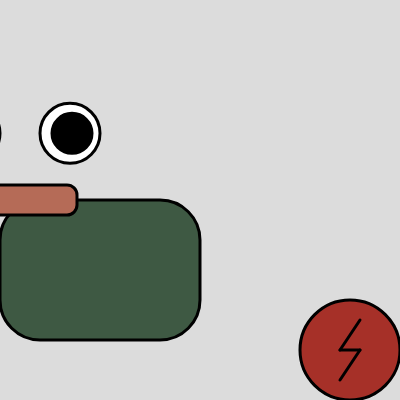
Frame 1 (no input)
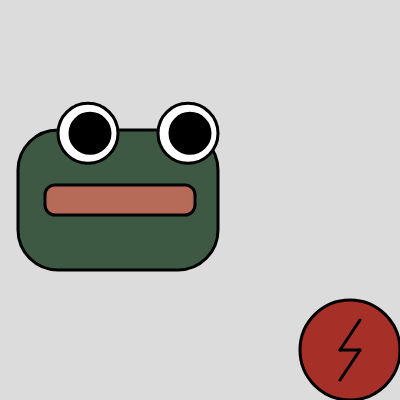
Frame 60 (no input)
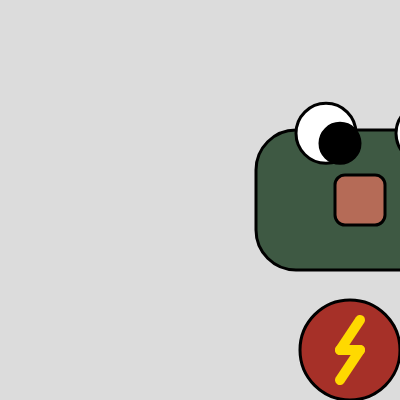
Frame 120 (the mouse pressed at the canvas centre since frame 60)

The p5.js sketch that drew these frames (run headless with seeded random() and noise() and a simulated clock; from frame 60 on, the mouse is pressed at the canvas centre):

// p5.js sketch
// ── sketch.js
//hold down button and press 1 2 or 3

let bg;
let body;
let x = 0;

function setup() {
  createCanvas(400, 400);
  bg = 220;
  body = color(62, 89, 67)
}

function draw() {
  background(bg);
  if (x > width + 100) 
  {
    x = 0;
  }
  
  strokeWeight(3);
  
  //body
  fill(body);
  rect(x, height/2, 200, 140, 40);
  rectMode(CENTER);
  
  //eyes
  fill(255);
  ellipse(x - 30 , height/3, 60);
  ellipse(x + 70, height/3, 60);
  
  //button
  fill(166, 48, 40);
  ellipse(350, 350, 100);
  line(360, 320, 340, 350);
  line(340, 350, 360, 350);
  line(360, 350, 340, 380);
 
  if(mouseX < width/2 || mouseY < height/2)
    {
      x += 2;
      
      //mouth
      fill(181, 107, 87);
      rect(x, height/2, 150, 30, 10);
      rectMode(CENTER);
      
      //pupils
      fill(0)
      ellipse(x - 30, height/3, 40);
      ellipse(x + 70, height/3, 40);
    }
  else
    {
      x += 4;
      fill(181, 107, 87);
      rect(x, height/2, 50, 50, 10);
      rectMode(CENTER);
      
      //pupils
      fill(0);
      ellipse(x -20 , height/3 + 10, 40);
      ellipse(x + 80, height/3 + 10, 40);
      
      strokeWeight(10);
      stroke(255, 217, 0);
      line(360, 320, 340, 350);
      line(340, 350, 360, 350);
      line(360, 350, 340, 380);
 
      stroke(0)
    }
  
    if ( keyIsPressed && mouseIsPressed ) {
      strokeWeight(10)
      stroke(255, 217, 0);

    switch (key) {
      case '1':
      body = color(255, 0, 0);
      break;
    case '2':
      body = color(0, 200, 100);
      break;
    case '3':
      body = color(0, 150, 255);
      break;
    default:
      body = color(62, 89, 67);
  }
      
}
  
}
